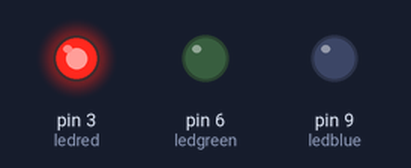
The sketch below on a simulated Arduino Uno, built with avr-gcc and run on an emulated ATmega328P. Parts: output pins drawn as LEDs (lit = HIGH).

Above: at 0.1 s.
At 1.3 s:
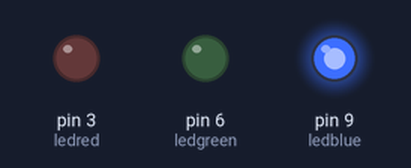
At 2.7 s:
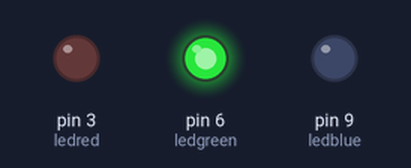
Timing chart, 0 to 3.0 s (numbered marks = the images above):
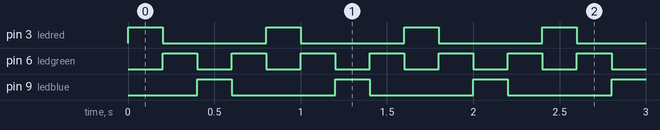

The sketch:

2-7_chasing_three_LEDs.ino
```cpp
/*

  Fade between two!
  Fading between two LEDs

 */

// These lines of code name the pins you are using for your LEDs
int ledred = 3;        // the pin your LED is attached to
int ledgreen = 6;      // the pin your LED is attached to
int ledblue = 9;      // the pin your LED is attached to

// The setup routine runs once when you start up the board or press reset
void setup() {

  // Sets your pins to an output
  pinMode(ledred, OUTPUT);
  pinMode(ledgreen, OUTPUT);
  pinMode(ledblue, OUTPUT);
}

// The loop part of your code runs over and over again, forever
void loop() {

  digitalWrite(ledred, HIGH);
  digitalWrite(ledgreen, LOW);
  digitalWrite(ledblue, LOW);
  delay(200);

  digitalWrite(ledred, LOW);
  digitalWrite(ledgreen, HIGH);
  digitalWrite(ledblue, LOW);
  delay(200);

  digitalWrite(ledred, LOW);
  digitalWrite(ledgreen, LOW);
  digitalWrite(ledblue, HIGH);
  delay(200);

  digitalWrite(ledred, LOW);
  digitalWrite(ledgreen, HIGH);
  digitalWrite(ledblue, LOW);
  delay(200);

}
```

Measured:
- by itself, pin 3 (ledred), pin 9 (ledblue): alternates HIGH for 0.20 s and LOW for 0.60 s
- by itself, pin 6 (ledgreen): alternates HIGH for 0.20 s and LOW for 0.20 s
- by itself, everything shown: repeats every 0.80 s, in 4 steps
